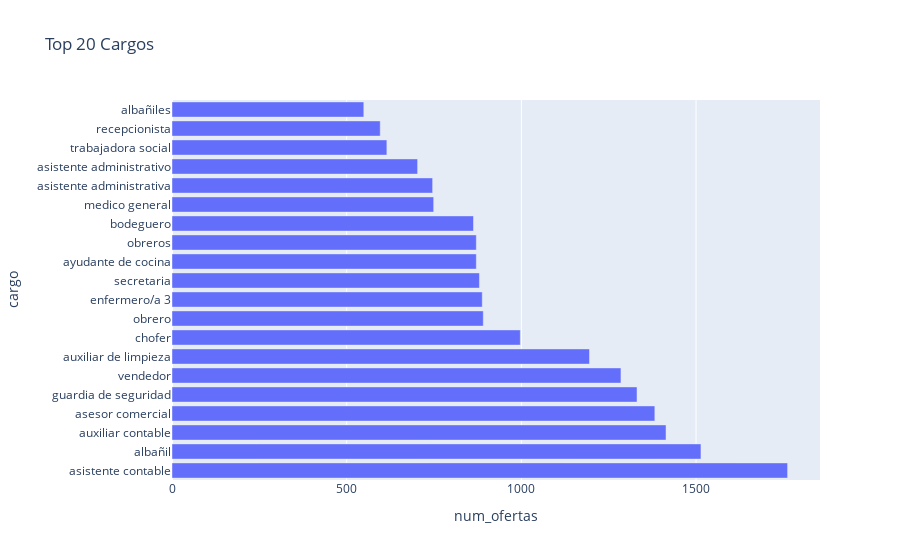
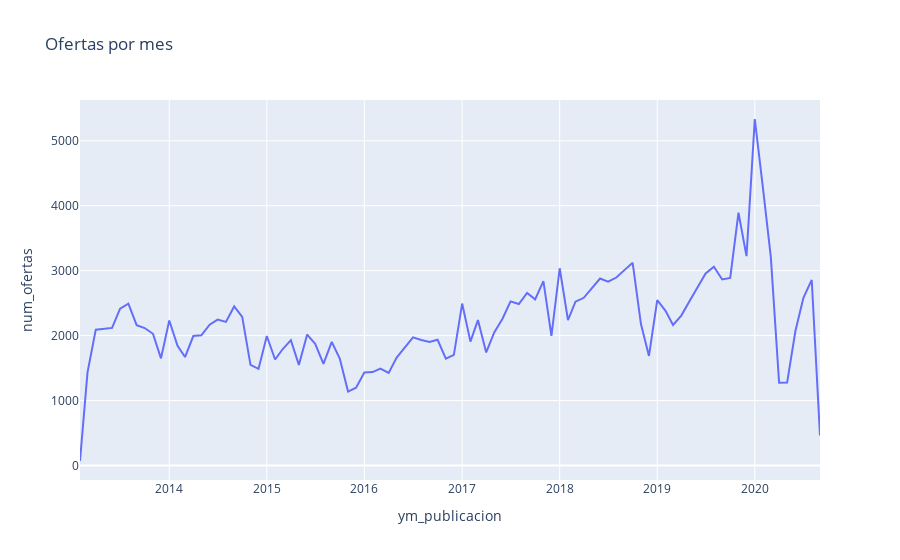

Notebook code for these charts, in order:
### Markdown cell above
## 7. Dashboard simple con Plotly

### Code cell
import pandas as pd

# Explicitly create a DataFrame from the top_cargos Series
top_cargos_df = pd.DataFrame({'cargo': top_cargos.index, 'num_ofertas': top_cargos.values})

fig1 = px.bar(top_cargos_df,
              x="num_ofertas", y="cargo", orientation="h", title="Top 20 Cargos")

fig2 = px.histogram(df, x="remuneracion_mid", nbins=30, title="Distribución de remuneración")

fig3 = px.line(ofertas_mes, x="ym_publicacion", y="num_ofertas", title="Ofertas por mes")

fig1.show()
fig2.show()
fig3.show()

### Figure 1 — Plotly figure (JSON) as saved in the notebook; plotly's stock layout.template omitted (floating-point values rounded to 4 significant figures)
{"data": [{"alignmentgroup": "True", "hovertemplate": "num_ofertas=%{x}<br>cargo=%{y}<extra></extra>", "legendgroup": "", "marker": {"color": "#636efa", "pattern": {"shape": ""}}, "name": "", "offsetgroup": "", "orientation": "h", "showlegend": false, "textposition": "auto", "type": "bar", "x": [1762, 1514, 1414, 1382, 1331, 1285, 1195, 997, 891, 888, 880, 871, 871, 863, 749, 746, 703, 615, 596, 549], "xaxis": "x", "y": ["asistente contable", "albañil", "auxiliar contable", "asesor comercial", "guardia de seguridad", "vendedor", "auxiliar de limpieza", "chofer", "obrero", "enfermero/a 3", "secretaria", "ayudante de cocina", "obreros", "bodeguero", "medico general", "asistente administrativa", "asistente administrativo", "trabajadora social", "recepcionista", "albañiles"], "yaxis": "y"}], "layout": {"barmode": "relative", "legend": {"tracegroupgap": 0}, "title": {"text": "Top 20 Cargos"}, "xaxis": {"anchor": "y", "domain": [0, 1], "title": {"text": "num_ofertas"}}, "yaxis": {"anchor": "x", "domain": [0, 1], "title": {"text": "cargo"}}}}

### Figure 2 — Plotly figure (JSON) as saved in the notebook; plotly's stock layout.template omitted (floating-point values rounded to 4 significant figures)
{"data": [{"hovertemplate": "ym_publicacion=%{x}<br>num_ofertas=%{y}<extra></extra>", "legendgroup": "", "line": {"color": "#636efa", "dash": "solid"}, "marker": {"symbol": "circle"}, "mode": "lines", "name": "", "orientation": "v", "showlegend": false, "type": "scatter", "x": ["2013-02", "2013-03", "2013-04", "2013-05", "2013-06", "2013-07", "2013-08", "2013-09", "2013-10", "2013-11", "2013-12", "2014-01", "2014-02", "2014-03", "2014-04", "2014-05", "2014-06", "2014-07", "2014-08", "2014-09", "2014-10", "2014-11", "2014-12", "2015-01", "2015-02", "2015-03", "2015-04", "2015-05", "2015-06", "2015-07", "2015-08", "2015-09", "2015-10", "2015-11", "2015-12", "2016-01", "2016-02", "2016-03", "2016-04", "2016-05", "2016-06", "2016-07", "2016-08", "2016-09", "2016-10", "2016-11", "2016-12", "2017-01", "2017-02", "2017-03", "2017-04", "2017-05", "2017-06", "2017-07", "2017-08", "2017-09", "2017-10", "2017-11", "2017-12", "2018-01", "2018-02", "2018-03", "2018-04", "2018-05", "2018-06", "2018-07", "2018-08", "2018-09", "2018-10", "2018-11", "2018-12", "2019-01", "2019-02", "2019-03", "2019-04", "2019-05", "2019-06", "2019-07", "2019-08", "2019-09", "2019-10", "2019-11", "2019-12", "2020-01", "2020-02", "2020-03", "2020-04", "2020-05", "2020-06", "2020-07", "2020-08", "2020-09"], "xaxis": "x", "y": [68, 1429, 2091, 2103, 2118, 2415, 2492, 2161, 2116, 2028, 1649, 2232, 1844, 1669, 1993, 2005, 2167, 2246, 2210, 2449, 2288, 1549, 1487, 1994, 1631, 1789, 1929, 1548, 2016, 1874, 1565, 1902, 1645, 1137, 1196, 1430, 1438, 1490, 1425, 1660, 1817, 1973, 1931, 1902, 1935, 1644, 1704, 2493, 1907, 2239, 1741, 2049, 2260, 2527, 2486, 2657, 2558, 2840, 1995, 3037, 2238, 2522, 2582, 2725, 2879, 2829, 2894, 3012, 3121, 2178, 1687, 2547, 2380, 2163, 2308, 2523, 2733, 2956, 3061, 2864, 2889, 3892, 3223, 5336, 4256, 3208, 1272, 1276, 2070, 2581, 2857, 460], "yaxis": "y"}], "layout": {"legend": {"tracegroupgap": 0}, "title": {"text": "Ofertas por mes"}, "xaxis": {"anchor": "y", "domain": [0, 1], "title": {"text": "ym_publicacion"}}, "yaxis": {"anchor": "x", "domain": [0, 1], "title": {"text": "num_ofertas"}}}}
